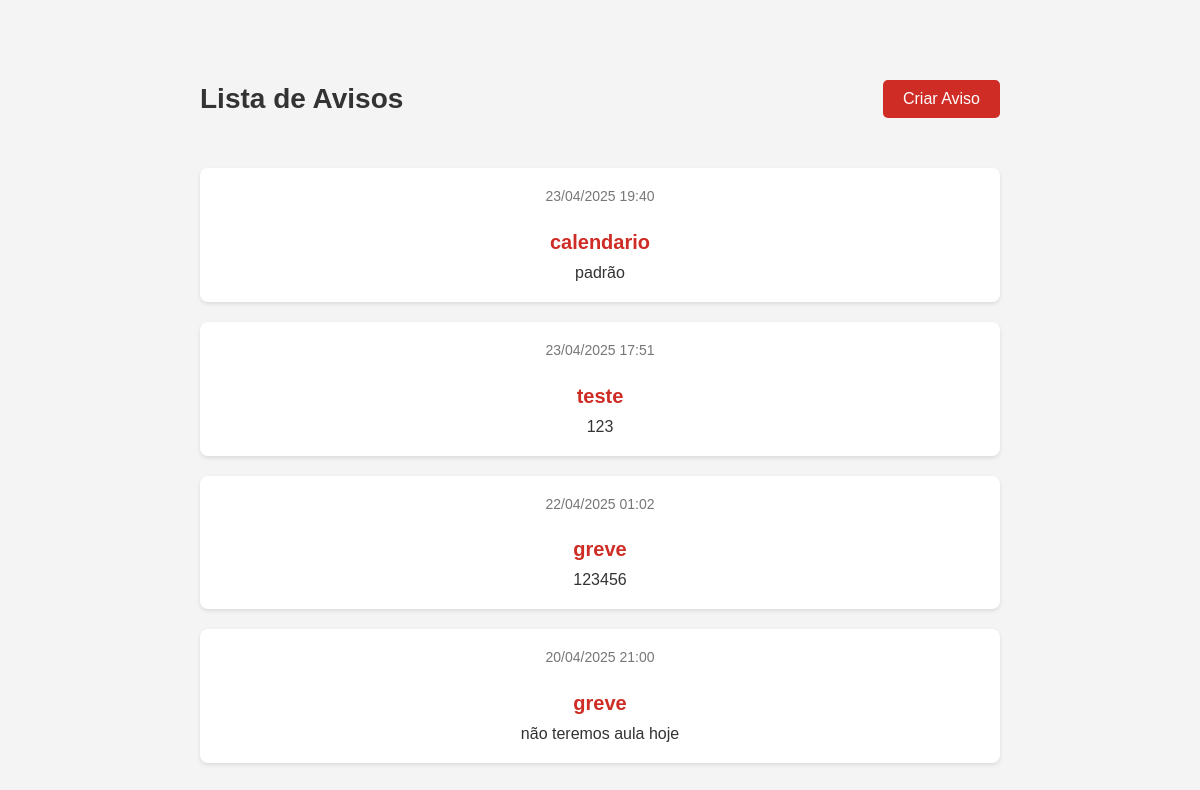
/avisos/ (signed in), run on an earlier commit of the app's database.
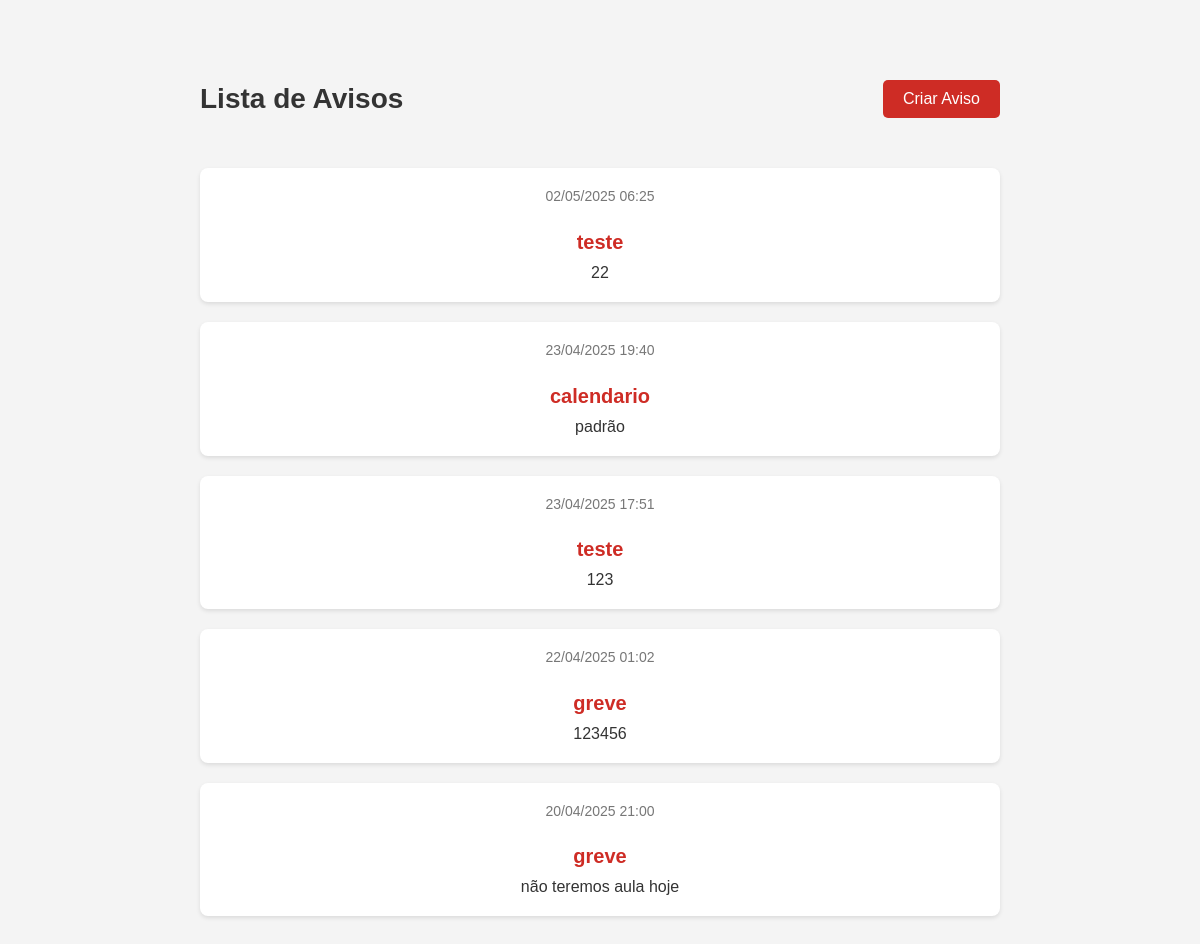
And on a later commit of the database.
### portal/models.py (models this page shows, shortened)
class Aviso(models.Model):
    titulo = models.CharField(max_length=200)
    mensagem = models.TextField()
    data_criacao = models.DateTimeField(auto_now_add=True)
    criado_por = models.ForeignKey(User, on_delete=models.CASCADE)

### portal/views.py (the view)
# urls.py: path('avisos/', views.lista_avisos, name='lista_avisos'),
@login_required
def lista_avisos(request):
    avisos = Aviso.objects.order_by('-data_criacao')
    return render(request, 'lista_avisos.html', {'avisos': avisos})

### portal/templates/lista_avisos.html (shortened to what this page needs)
{% extends 'base.html' %}
{% block content %}
<div class="container-avisos">
    <div class="header">
        <h2>Lista de Avisos</h2>
        {% if request.user.is_authenticated and request.user.professor %}
            <a href="{% url 'criar_aviso' %}" class="btn-criar">Criar Aviso</a>
        {% endif %}
    </div>
    {% if avisos %}
        {% for aviso in avisos %}
            <div class="aviso-card">
                <div class="aviso-data">{{ aviso.data_criacao|date:"d/m/Y H:i" }}</div>
                <h4>{{ aviso.titulo }}</h4>
                <p>{{ aviso.mensagem }}</p>
            </div>
        {% endfor %}
    {% else %}
        <p class="sem-avisos">Nenhum aviso disponível no momento.</p>
    {% endif %}
</div>
{% endblock %}

What changed in the data, as far as the page shows it:
added Aviso: data_criacao "02/05/2025 06:25", titulo "teste", mensagem "22"
